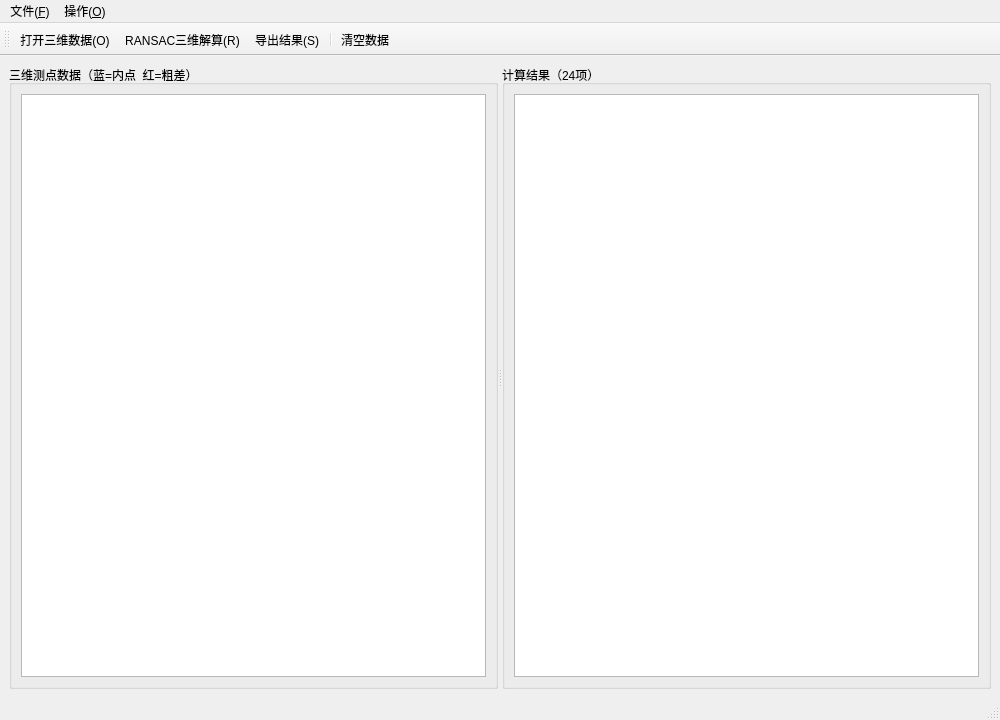
<?xml version="1.0" encoding="UTF-8"?>
<ui version="4.0">
 <class>MainWindow</class>
 <widget class="QMainWindow" name="MainWindow">
  <property name="geometry">
   <rect><x>0</x><y>0</y><width>1000</width><height>720</height></rect>
  </property>
  <property name="windowTitle">
   <string>RANSAC 三维直线参数估计系统</string>
  </property>

  <widget class="QWidget" name="centralwidget">
   <layout class="QHBoxLayout" name="hLayout">
    <item>
     <widget class="QSplitter" name="splitter">
      <property name="orientation"><enum>Qt::Horizontal</enum></property>

      <!-- 左：测点数据表格 -->
      <widget class="QGroupBox" name="groupPoints">
       <property name="title"><string>三维测点数据（蓝=内点  红=粗差）</string></property>
       <layout class="QVBoxLayout">
        <item>
         <widget class="QTableWidget" name="tablePoints">
          <property name="editTriggers">
           <set>QAbstractItemView::NoEditTriggers</set>
          </property>
         </widget>
        </item>
       </layout>
      </widget>

      <!-- 右：24项结果表格 -->
      <widget class="QGroupBox" name="groupResult">
       <property name="title"><string>计算结果（24项）</string></property>
       <layout class="QVBoxLayout">
        <item>
         <widget class="QTableWidget" name="tableResult">
          <property name="alternatingRowColors"><bool>true</bool></property>
          <property name="editTriggers">
           <set>QAbstractItemView::NoEditTriggers</set>
          </property>
         </widget>
        </item>
       </layout>
      </widget>

     </widget>
    </item>
   </layout>
  </widget>

  <!-- 菜单栏 -->
  <widget class="QMenuBar" name="menubar">
   <property name="geometry">
    <rect><x>0</x><y>0</y><width>1000</width><height>30</height></rect>
   </property>
   <widget class="QMenu" name="menuFile">
    <property name="title"><string>文件(&amp;F)</string></property>
    <addaction name="actionOpen"/>
    <addaction name="actionExport"/>
    <addaction name="separator"/>
    <addaction name="actionExit"/>
   </widget>
   <widget class="QMenu" name="menuOp">
    <property name="title"><string>操作(&amp;O)</string></property>
    <addaction name="actionRun"/>
    <addaction name="separator"/>
    <addaction name="actionClear"/>
   </widget>
   <addaction name="menuFile"/>
   <addaction name="menuOp"/>
  </widget>

  <!-- 工具栏 -->
  <widget class="QToolBar" name="toolBar">
   <attribute name="toolBarArea"><enum>TopToolBarArea</enum></attribute>
   <addaction name="actionOpen"/>
   <addaction name="actionRun"/>
   <addaction name="actionExport"/>
   <addaction name="separator"/>
   <addaction name="actionClear"/>
  </widget>

  <widget class="QStatusBar" name="statusbar"/>

  <action name="actionOpen">
   <property name="text"><string>打开三维数据(&amp;O)</string></property>
   <property name="shortcut"><string>Ctrl+O</string></property>
  </action>
  <action name="actionRun">
   <property name="text"><string>RANSAC三维解算(&amp;R)</string></property>
   <property name="shortcut"><string>F5</string></property>
  </action>
  <action name="actionExport">
   <property name="text"><string>导出结果(&amp;S)</string></property>
   <property name="shortcut"><string>Ctrl+S</string></property>
  </action>
  <action name="actionClear">
   <property name="text"><string>清空数据</string></property>
  </action>
  <action name="actionExit">
   <property name="text"><string>程序退出(&amp;Q)</string></property>
   <property name="shortcut"><string>Ctrl+Q</string></property>
  </action>

 </widget>
 <resources/>
 <connections/>
</ui>
